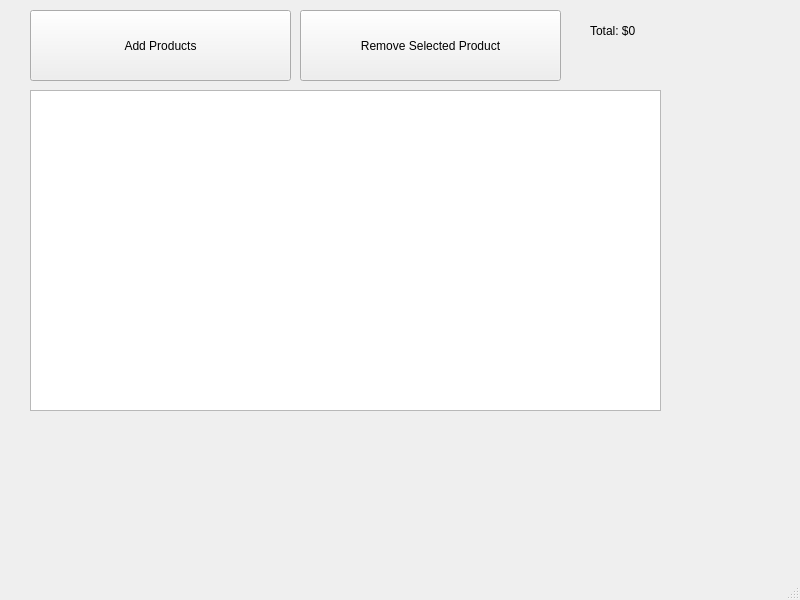
<?xml version="1.0" encoding="UTF-8"?>
<ui version="4.0">
 <class>MainWindow</class>
 <widget class="QMainWindow" name="MainWindow">
  <property name="geometry">
   <rect>
    <x>0</x>
    <y>0</y>
    <width>800</width>
    <height>600</height>
   </rect>
  </property>
  <property name="windowTitle">
   <string>MainWindow</string>
  </property>
  <widget class="QWidget" name="centralwidget">
   <widget class="QPushButton" name="addProductButton">
    <property name="geometry">
     <rect>
      <x>30</x>
      <y>10</y>
      <width>261</width>
      <height>71</height>
     </rect>
    </property>
    <property name="text">
     <string>Add Products</string>
    </property>
   </widget>
   <widget class="QPushButton" name="removeProductButton">
    <property name="geometry">
     <rect>
      <x>300</x>
      <y>10</y>
      <width>261</width>
      <height>71</height>
     </rect>
    </property>
    <property name="text">
     <string>Remove Selected Product</string>
    </property>
   </widget>
   <widget class="QListWidget" name="cartListWidget">
    <property name="geometry">
     <rect>
      <x>30</x>
      <y>90</y>
      <width>631</width>
      <height>321</height>
     </rect>
    </property>
   </widget>
   <widget class="QLabel" name="totalLabel">
    <property name="geometry">
     <rect>
      <x>590</x>
      <y>10</y>
      <width>161</width>
      <height>41</height>
     </rect>
    </property>
    <property name="text">
     <string>Total: $0</string>
    </property>
   </widget>
  </widget>
  <widget class="QMenuBar" name="menubar">
   <property name="geometry">
    <rect>
     <x>0</x>
     <y>0</y>
     <width>800</width>
     <height>25</height>
    </rect>
   </property>
  </widget>
  <widget class="QStatusBar" name="statusbar"/>
 </widget>
 <resources/>
 <connections/>
</ui>
